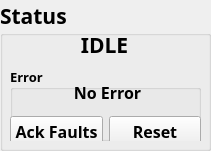
   <widget class="QGroupBox" name="groupBox_1">
    <property name="geometry">
     <rect>
      <x>20</x>
      <y>70</y>
      <width>211</width>
      <height>151</height>
     </rect>
    </property>
    <property name="font">
     <font>
      <family>Bahnschrift SemiBold</family>
      <pointsize>16</pointsize>
      <weight>75</weight>
      <bold>true</bold>
     </font>
    </property>
    <property name="title">
     <string>Status</string>
    </property>
    <widget class="QWidget" name="layoutWidget_9">
     <property name="geometry">
      <rect>
       <x>10</x>
       <y>30</y>
       <width>191</width>
       <height>111</height>
      </rect>
     </property>
     <layout class="QVBoxLayout" name="verticalLayout_5">
      <item>
       <widget class="QLabel" name="Cur_State_2">
        <property name="sizePolicy">
         <sizepolicy hsizetype="Fixed" vsizetype="Fixed">
          <horstretch>0</horstretch>
          <verstretch>0</verstretch>
         </sizepolicy>
        </property>
        <property name="minimumSize">
         <size>
          <width>189</width>
          <height>22</height>
         </size>
        </property>
        <property name="text">
         <string>IDLE</string>
        </property>
        <property name="alignment">
         <set>Qt::AlignCenter</set>
        </property>
       </widget>
      </item>
      <item>
       <widget class="QGroupBox" name="groupBox_5">
        <property name="font">
         <font>
          <pointsize>10</pointsize>
         </font>
        </property>
        <property name="title">
         <string>Error</string>
        </property>
        <property name="alignment">
         <set>Qt::AlignLeading|Qt::AlignLeft|Qt::AlignVCenter</set>
        </property>
        <widget class="QLabel" name="Faults_state_2">
         <property name="geometry">
          <rect>
           <x>20</x>
           <y>15</y>
           <width>155</width>
           <height>22</height>
          </rect>
         </property>
         <property name="sizePolicy">
          <sizepolicy hsizetype="Fixed" vsizetype="Fixed">
           <horstretch>0</horstretch>
           <verstretch>0</verstretch>
          </sizepolicy>
         </property>
         <property name="minimumSize">
          <size>
           <width>155</width>
           <height>22</height>
          </size>
         </property>
         <property name="font">
          <font>
           <pointsize>12</pointsize>
          </font>
         </property>
         <property name="text">
          <string>No Error</string>
         </property>
         <property name="alignment">
          <set>Qt::AlignCenter</set>
         </property>
        </widget>
        <widget class="QWidget" name="horizontalLayoutWidget_2">
         <property name="geometry">
          <rect>
           <x>0</x>
           <y>50</y>
           <width>191</width>
           <height>31</height>
          </rect>
         </property>
         <layout class="QHBoxLayout" name="horizontalLayout_33">
          <item>
           <widget class="QPushButton" name="Ack_faults_button_2">
            <property name="font">
             <font>
              <family>Bahnschrift SemiBold</family>
              <pointsize>12</pointsize>
              <weight>75</weight>
              <bold>true</bold>
             </font>
            </property>
            <property name="text">
             <string>Ack Faults</string>
            </property>
           </widget>
          </item>
          <item>
           <widget class="QPushButton" name="Reset_button_2">
            <property name="font">
             <font>
              <family>Bahnschrift SemiBold</family>
              <pointsize>12</pointsize>
              <weight>75</weight>
              <bold>true</bold>
             </font>
            </property>
            <property name="text">
             <string>Reset</string>
            </property>
           </widget>
          </item>
         </layout>
        </widget>
       </widget>
      </item>
     </layout>
    </widget>
   </widget>
